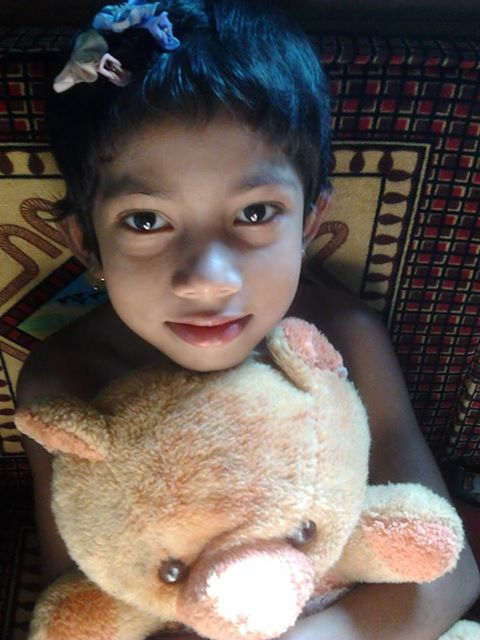
%> input picture 1.jpg, 480 x 640 px
$ octave histogram_code.m   (GNU Octave 9; MATLAB toolbox functions it lacks are replaced by stand-ins)
%> lines starting %> are read from the running program, lines starting %| are printed output that depends on the picture
img=imread('1.jpg');
%> img is the input picture: size 640x480x3 uint8; mean R, G, B 101.1, 90.5, 84.3
subplot(2,1,1),imshow(img),title('Source image');

d=size(img);
%> d = [640 480 3]
n=d(1)*d(2);
%> n = 307200
pk=zeros(0,255);
for i=0:255
   s=find(img==i);
   [nk b]=size(s);
   pk(i+1)=nk/n;
end
%> this loop made 256 passes
%> nk on passes 1 to 3: 1534, 712, 1218
%> after the loop, pk = 256 values, max 0.0411 at index 256, min 0.00199 at index 248, mean 0.0117
subplot(2,1,2),bar(0:255,9*pk,'stack'),title('Histogram.');
%> (this line was passed over: bar is not available in this run)
%> after `title('Histogram.')`:
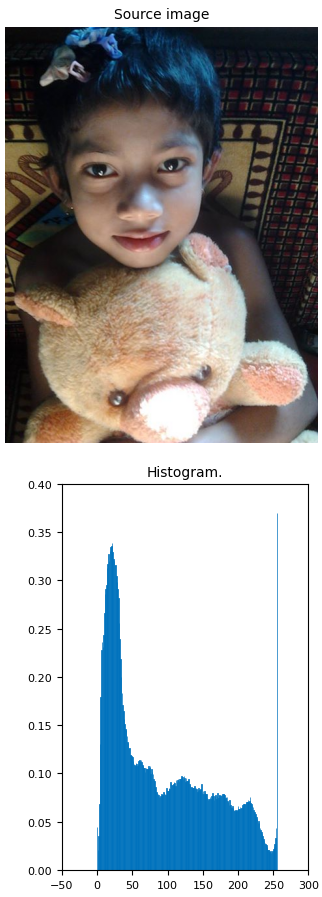
%> figure redrawn from the program's plot data, 2 panels

$ run again, with 2.jpg copied over 1.jpg
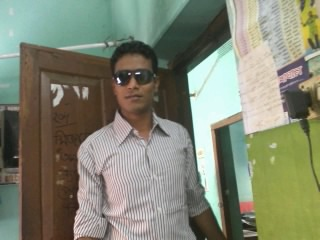
%> input picture 2.jpg, 320 x 240 px
%> img is the input picture: size 240x320x3 uint8; mean R, G, B 129.6, 133, 114.2
%> the loop `for i=0:255` made 256 passes
%> nk on passes 2 to 4: 0, 0, 0
%> after the loop `for i=0:255`: pk = 256 values, max 0.0245 at index 75, min 0 at index 2, mean 0.0117
%> `title('Histogram.')`:
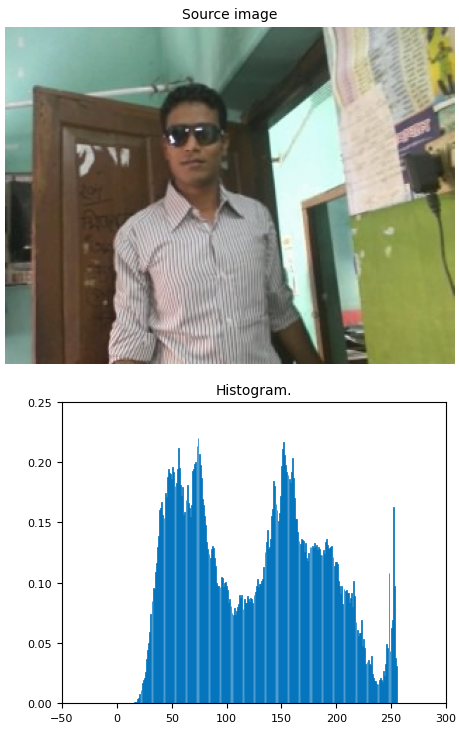
%> figure redrawn from the program's plot data, 2 panels
